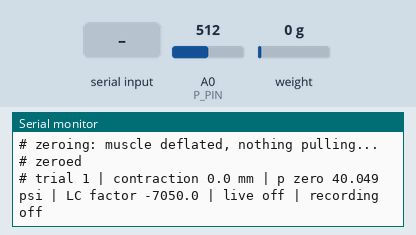
Recording of a sketch running on a simulated Arduino Uno, built with avr-gcc and run on an emulated ATmega328P. On the bench: the last lines printed to the serial monitor. Inputs (shaded band) come from the test bench; at power-on: A0 (P_PIN) = 512, weight on the scale 0 g.

Above: at 4.1 s.
4.2 s: "l\n" received over Serial
At 4.31 s:
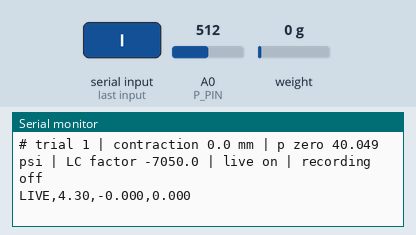
5.8 s: "1\n" received over Serial
At 5.85 s:
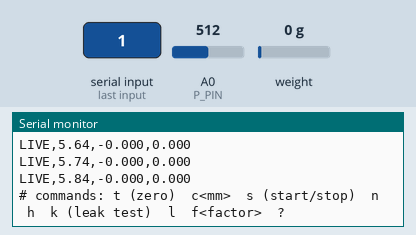
7.3 s: "s90\n" received over Serial
At 8.4 s:
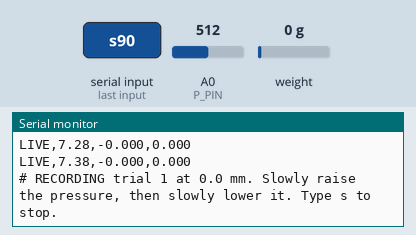
8.8 s: A0 (P_PIN) set to 523
At 9.12 s:
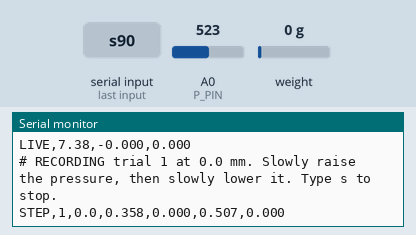
10.7 s: "c\n" received over Serial
At 10.96 s:
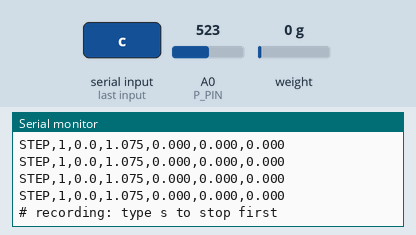
12.2 s: "s,45\n" received over Serial
At 13.2 s:
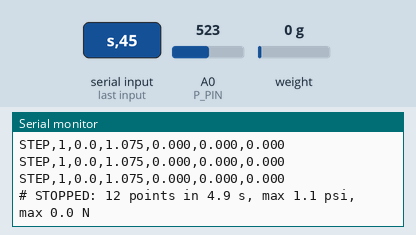
Timing chart, 0 to 14.7 s (numbered marks = the images above; inputs shaded):
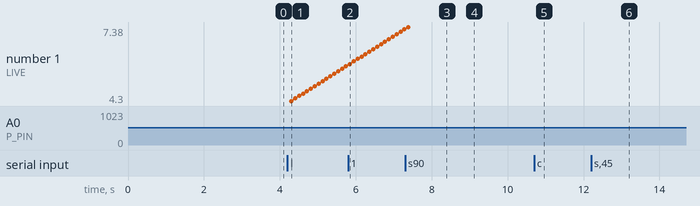

The sketch:

muscle_force_pressure.ino
```cpp
// JAWS Stage 1: McKibben muscle force vs. pressure characterization
// Reads the 0–80 psi pressure sensor (A0) and the bar load cell (HX711) together.
//
// EASIEST: open the Muscle Characterization page in Chrome and click "Connect Arduino".
// The page has buttons for everything below (close the Arduino IDE Serial Monitor first).
//
// OR BY HAND (Serial Monitor: 115200 baud, line ending "Newline")
//   1. Muscle hanging, deflated, turnbuckle snug.  Type  t   to zero everything.
//   2. Set the turnbuckle to the contraction you want, then type it in mm:  c10
//   3. Type  s  to START. Slowly open the compressor/regulator up to your max
//      pressure, then slowly let it back down.
//   4. Type  s  again to STOP. You get a short summary.
//   5. Change the contraction (c15, c20, ...) and repeat 3–4.
//   6. Copy everything in the Serial Monitor and paste it into the
//      Muscle Characterization page. Only the STEP lines are used.
//
// Other commands:
//   n        new trial number (for repeats of the whole set)
//   h        one manual point: hold still, averages 2 s, prints one STEP line
//   k        leak test: unhook the bottom of the muscle, fill it, pinch the air
//            line shut, then type k. Records 30 s and prints one DATA line for
//            the Muscle Pressure: Leak Test page.
//   l        live readings on/off (l1 = on, l0 = off)
//   f123.4   set the load cell factor (counts per newton) without re-uploading
//   ?        print settings
//
// Each STEP line: STEP,trial,contraction_mm,pressure_psi,force_N,pressure_sd_psi,force_sd_N

#include "HX711.h"   // Library Manager: "HX711 Arduino Library" by Bogdan Necula

// ---------- wiring ----------
const int HX_DOUT = 3;
const int HX_SCK  = 2;
const int P_PIN   = A0;

// ---------- calibration: put YOUR numbers here ----------
float LC_FACTOR  = -7050.0;   // HX711 counts per newton from your hanging-mass calibration
const float FORCE_SIGN = 1.0; // set to -1.0 if force reads negative when the muscle pulls

// Sensor: 0.5 V = 0 psi, 4.5 V = 80 psi  ->  20 psi per volt
const float VREF = 5.0;       // measure the Arduino 5 V pin with a multimeter and type it here
// Tire-gauge check: true_psi = P_GAIN * sensor_psi + P_OFFSET (fit a line from 3–4 pressures)
const float P_GAIN   = 1.000;
const float P_OFFSET = 0.000;

// ---------- recording ----------
const unsigned long REC_MS   = 250;   // one STEP point every 0.25 s while recording
const float MIN_PSI          = 0.3;   // ignore points below this (muscle not pressurized yet)
const float FORCE_LIMIT_N    = 40.0;  // 5 kg load cell: stop above this. Use 90 for a 10 kg cell.
const float PSI_LIMIT        = 60.0;  // stop above this pressure

// ---------- leak test (k) ----------
const float LEAK_SECONDS     = 30.0;  // length of one leak test
const unsigned long LEAK_MS  = 100;   // one reading every 0.1 s

// ---------- timing for manual points ----------
const unsigned long SAMPLE_MS = 100;
const unsigned long SETTLE_MS = 1000;
const unsigned long AVG_MS    = 2000;

HX711 scale;
float pZeroPsi = 0.0;
float contractionMm = 0.0;
int trial = 1;
bool live = false;
bool recording = false;
unsigned long lastSample = 0, recStart = 0, lastGoodForce = 0;
int missed = 0;   // load cell readings skipped during this recording
// running sums for the current 0.25 s recording window
float wP = 0, wP2 = 0, wF = 0, wF2 = 0; int wN = 0;
// summary of the current recording
int recPoints = 0; float recMaxP = 0, recMaxF = 0;

float readPsiRaw() {
  long sum = 0;
  for (int i = 0; i < 8; i++) sum += analogRead(P_PIN);   // 8x oversample to cut ADC noise
  float volts = (sum / 8.0) * VREF / 1023.0;
  float psi = (volts - 0.5) * 20.0;
  return P_GAIN * psi + P_OFFSET;
}
float readPsi() { return readPsiRaw() - pZeroPsi; }
float readForceN() {
  if (!scale.wait_ready_timeout(300)) return NAN;   // HX711 not answering: check 5V, GND, DT, SCK
  return FORCE_SIGN * scale.get_units(1);
}

void printSettings() {
  Serial.print(F("# trial ")); Serial.print(trial);
  Serial.print(F(" | contraction ")); Serial.print(contractionMm, 1);
  Serial.print(F(" mm | p zero ")); Serial.print(pZeroPsi, 3);
  Serial.print(F(" psi | LC factor ")); Serial.print(LC_FACTOR, 1);
  Serial.print(F(" | live ")); Serial.print(live ? F("on") : F("off"));
  Serial.print(F(" | recording ")); Serial.println(recording ? F("on") : F("off"));
}

void printStep(float mp, float mf, float sdp, float sdf) {
  Serial.print(F("STEP,")); Serial.print(trial);
  Serial.print(','); Serial.print(contractionMm, 1);
  Serial.print(','); Serial.print(mp, 3);
  Serial.print(','); Serial.print(mf, 3);
  Serial.print(','); Serial.print(sdp, 3);
  Serial.print(','); Serial.println(sdf, 3);
}

void tareAll() {
  if (recording) { Serial.println(F("# stop recording first (type s)")); return; }
  Serial.println(F("# zeroing: muscle deflated, nothing pulling..."));
  if (!scale.wait_ready_timeout(1000)) { Serial.println(F("# ERROR: no load cell. Check HX711 5V, GND, DT (pin 3), SCK (pin 2).")); return; }
  scale.tare(20);
  float s = 0;
  for (int i = 0; i < 20; i++) { s += readPsiRaw(); delay(20); }
  pZeroPsi = s / 20.0;
  Serial.println(F("# zeroed"));
  printSettings();
}

void resetWindow() { wP = wP2 = wF = wF2 = 0; wN = 0; }

void startRecording() {
  recording = true; live = false;
  recPoints = 0; recMaxP = 0; recMaxF = 0; missed = 0;
  resetWindow();
  recStart = lastSample = lastGoodForce = millis();
  Serial.print(F("# RECORDING trial ")); Serial.print(trial);
  Serial.print(F(" at ")); Serial.print(contractionMm, 1);
  Serial.println(F(" mm. Slowly raise the pressure, then slowly lower it. Type s to stop."));
}

void stopRecording(const __FlashStringHelper *why) {
  recording = false;
  Serial.print(F("# STOPPED")); if (why) { Serial.print(F(" (")); Serial.print(why); Serial.print(')'); }
  Serial.print(F(": ")); Serial.print(recPoints);
  Serial.print(F(" points in ")); Serial.print((millis() - recStart) / 1000.0, 1);
  Serial.print(F(" s, max ")); Serial.print(recMaxP, 1);
  Serial.print(F(" psi, max ")); Serial.print(recMaxF, 1); Serial.println(F(" N"));
  if (missed > 0) { Serial.print(F("# skipped ")); Serial.print(missed); Serial.println(F(" load cell readings (a few is fine; many = check the HX711 wires)")); }
  if (recPoints < 5 && !why) Serial.println(F("# Few points: was the muscle pressurized above 0.3 psi?"));
}

// called every loop while recording: sample ~10x per window, print one averaged point per window
void recordTick() {
  float p = readPsi(), f = readForceN();
  if (isnan(f)) {
    missed++;
    if (millis() - lastGoodForce > 2000) stopRecording(F("no load cell reading for 2 s: check HX711 5V, GND, DT pin 3, SCK pin 2"));
    return;   // skip this sample, keep recording
  }
  lastGoodForce = millis();
  wP += p; wP2 += p * p; wF += f; wF2 += f * f; wN++;

  if (fabs(f) > FORCE_LIMIT_N) { stopRecording(F("FORCE LIMIT, let the pressure out now")); return; }
  if (p > PSI_LIMIT)     { stopRecording(F("PRESSURE LIMIT, let the pressure out now")); return; }

  if (millis() - lastSample >= REC_MS) {
    lastSample = millis();
    if (wN > 0) {
      float mp = wP / wN, mf = wF / wN;
      float vp = wP2 / wN - mp * mp; if (vp < 0) vp = 0;
      float vf = wF2 / wN - mf * mf; if (vf < 0) vf = 0;
      if (mp >= MIN_PSI) {
        printStep(mp, mf, sqrt(vp), sqrt(vf));
        recPoints++;
        if (mp > recMaxP) recMaxP = mp;
        if (mf > recMaxF) recMaxF = mf;
      }
    }
    resetWindow();
  }
}

void hold() {
  if (recording) { Serial.println(F("# stop recording first (type s)")); return; }
  Serial.print(F("# holding... keep the pressure steady"));
  unsigned long t0 = millis();
  while (millis() - t0 < SETTLE_MS) delay(5);
  float sp = 0, sp2 = 0, sf = 0, sf2 = 0; int n = 0;
  unsigned long t1 = millis();
  while (millis() - t1 < AVG_MS) {
    float p = readPsi(), f = readForceN();
    if (isnan(f)) { Serial.println(); Serial.println(F("# ERROR: load cell stopped answering")); return; }
    sp += p; sp2 += p * p; sf += f; sf2 += f * f; n++;
    delay(SAMPLE_MS);
  }
  float mp = sp / n, mf = sf / n;
  float vp = sp2 / n - mp * mp; if (vp < 0) vp = 0;
  float vf = sf2 / n - mf * mf; if (vf < 0) vf = 0;
  Serial.println();
  printStep(mp, mf, sqrt(vp), sqrt(vf));
}

// Leak test: fill the muscle with the compressor, pinch the air line shut, then type k.
// Prints one DATA line (same format as the pressure logger) for the Muscle Pressure: Leak Test page.
// The line is printed as it records, so nothing else can be printed until it's done.
void leakTest() {
  if (recording) { Serial.println(F("# stop recording first (type s)")); return; }
  Serial.print(F("# LEAK TEST: air line pinched shut, muscle hanging free. Recording "));
  Serial.print(LEAK_SECONDS, 0); Serial.println(F(" s, don't touch anything. Copy the DATA line when it's done."));
  int n = (int)(LEAK_SECONDS * 1000.0 / LEAK_MS);
  float first = 0, last = 0;
  Serial.print(F("DATA,")); Serial.print(LEAK_MS / 1000.0, 3);
  unsigned long t0 = millis();
  int i;
  for (i = 0; i < n; i++) {
    while (millis() - t0 < (unsigned long)i * LEAK_MS) {}
    if (Serial.available()) break;   // any key stops it early
    float p = readPsi();
    if (i == 0) first = p;
    last = p;
    Serial.print(','); Serial.print(p, 2);
  }
  Serial.println();
  while (Serial.available()) Serial.read();
  Serial.print(F("# leak test done: ")); Serial.print(first, 2); Serial.print(F(" psi to "));
  Serial.print(last, 2); Serial.print(F(" psi in ")); Serial.print(i * LEAK_MS / 1000.0, 1); Serial.println(F(" s"));
  if (first < 1.0) Serial.println(F("# Pressure was under 1 psi at the start: fill the muscle and pinch the air line shut before typing k."));
}

void handle(String cmd) {
  cmd.trim();
  if (!cmd.length()) return;
  char c = cmd.charAt(0);
  if (c == 's') { if (recording) stopRecording(NULL); else startRecording(); }
  else if (recording) Serial.println(F("# recording: type s to stop first"));
  else if (c == 't') tareAll();
  else if (c == 'h') hold();
  else if (c == 'k') leakTest();
  else if (c == 'n') { trial++; printSettings(); }
  else if (c == 'c') { contractionMm = cmd.substring(1).toFloat(); printSettings(); }
  else if (c == 'l') { live = cmd.length() > 1 ? cmd.charAt(1) == '1' : !live; printSettings(); }
  else if (c == 'f') {
    float k = cmd.substring(1).toFloat();
    if (k != 0) { LC_FACTOR = k; scale.set_scale(LC_FACTOR); }
    printSettings();
  }
  else if (c == '?') printSettings();
  else Serial.println(F("# commands: t (zero)  c<mm>  s (start/stop)  n  h  k (leak test)  l  f<factor>  ?"));
}

void setup() {
  Serial.begin(115200);
  unsigned long w = millis();
  while (!Serial && millis() - w < 3000) {}   // UNO R4: wait briefly for the Serial Monitor
  scale.begin(HX_DOUT, HX_SCK);
  scale.set_scale(LC_FACTOR);
  delay(500);
  Serial.println(F("# JAWS muscle force vs pressure logger"));
  Serial.println(F("# t = zero, c10 = set contraction (mm), s = start/stop recording"));
  tareAll();
}

void loop() {
  if (Serial.available()) handle(Serial.readStringUntil('\n'));
  if (recording) { recordTick(); return; }
  if (live && millis() - lastSample >= SAMPLE_MS) {
    lastSample = millis();
    float f = readForceN();
    Serial.print(F("LIVE,")); Serial.print(millis() / 1000.0, 2);
    Serial.print(','); Serial.print(readPsi(), 3);
    Serial.print(','); if (isnan(f)) Serial.println(F("no load cell")); else Serial.println(f, 3);
  }
}
```

Measured:
- the behaviour switches between 515 and 516 on A0 (P_PIN) (found by bisection; images 3 and 4)
- after the input at 4.2 s, the serial monitor: prints a new line at once (image 1)
- after the input at 5.8 s, the serial monitor: prints a new line after 0.05 s (image 2)
- after the input at 7.3 s, the serial monitor: prints a new line after 0.09 s (image 3)
- after the input at 8.8 s, the serial monitor: prints a new line after 0.11 s (image 4)
- after the input at 10.7 s, the serial monitor: prints a new line after 0.05 s (image 5)
- after the input at 12.2 s, the serial monitor: prints a new line after 0.08 s (image 6)
